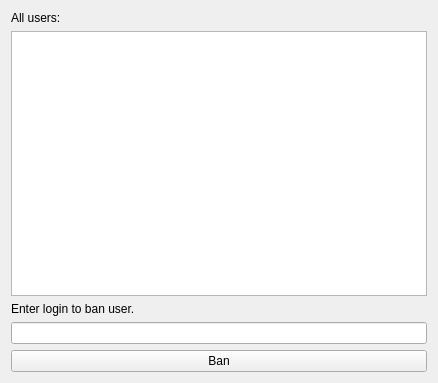
<?xml version="1.0" encoding="UTF-8"?>
<ui version="4.0">
 <class>FormUsers</class>
 <widget class="QWidget" name="FormUsers">
  <property name="geometry">
   <rect>
    <x>0</x>
    <y>0</y>
    <width>438</width>
    <height>383</height>
   </rect>
  </property>
  <property name="windowTitle">
   <string>Form</string>
  </property>
  <layout class="QVBoxLayout" name="verticalLayout">
   <item>
    <widget class="QLabel" name="allUsrsLb">
     <property name="sizePolicy">
      <sizepolicy hsizetype="Preferred" vsizetype="Fixed">
       <horstretch>0</horstretch>
       <verstretch>0</verstretch>
      </sizepolicy>
     </property>
     <property name="text">
      <string>All users:</string>
     </property>
    </widget>
   </item>
   <item>
    <widget class="QTextBrowser" name="textWithUsrs">
     <property name="sizePolicy">
      <sizepolicy hsizetype="Expanding" vsizetype="Expanding">
       <horstretch>0</horstretch>
       <verstretch>0</verstretch>
      </sizepolicy>
     </property>
    </widget>
   </item>
   <item>
    <widget class="QLabel" name="banLb">
     <property name="sizePolicy">
      <sizepolicy hsizetype="Minimum" vsizetype="Fixed">
       <horstretch>0</horstretch>
       <verstretch>0</verstretch>
      </sizepolicy>
     </property>
     <property name="text">
      <string>Enter login to ban user.</string>
     </property>
    </widget>
   </item>
   <item>
    <widget class="QLineEdit" name="banLn">
     <property name="sizePolicy">
      <sizepolicy hsizetype="Expanding" vsizetype="Maximum">
       <horstretch>0</horstretch>
       <verstretch>0</verstretch>
      </sizepolicy>
     </property>
    </widget>
   </item>
   <item>
    <widget class="QPushButton" name="banBtn">
     <property name="sizePolicy">
      <sizepolicy hsizetype="Minimum" vsizetype="Fixed">
       <horstretch>0</horstretch>
       <verstretch>0</verstretch>
      </sizepolicy>
     </property>
     <property name="layoutDirection">
      <enum>Qt::RightToLeft</enum>
     </property>
     <property name="text">
      <string>Ban</string>
     </property>
    </widget>
   </item>
  </layout>
 </widget>
 <resources/>
 <connections/>
</ui>
